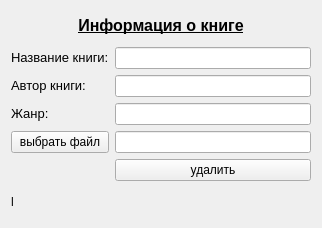
<?xml version="1.0" encoding="UTF-8"?>
<ui version="4.0">
 <class>Form</class>
 <widget class="QWidget" name="Form">
  <property name="geometry">
   <rect>
    <x>0</x>
    <y>0</y>
    <width>322</width>
    <height>228</height>
   </rect>
  </property>
  <property name="windowTitle">
   <string>Удалить из избранного</string>
  </property>
  <layout class="QGridLayout" name="gridLayout">
   <item row="0" column="0" colspan="2">
    <widget class="QLabel" name="label">
     <property name="maximumSize">
      <size>
       <width>500</width>
       <height>70</height>
      </size>
     </property>
     <property name="whatsThis">
      <string>&lt;html&gt;&lt;head/&gt;&lt;body&gt;&lt;p align=&quot;justify&quot;&gt;&lt;br/&gt;&lt;/p&gt;&lt;/body&gt;&lt;/html&gt;</string>
     </property>
     <property name="text">
      <string>&lt;html&gt;&lt;head/&gt;&lt;body&gt;&lt;p align=&quot;center&quot;&gt;&lt;span style=&quot; font-size:12pt; font-weight:600; text-decoration: underline;&quot;&gt;Информация о книге&lt;/span&gt;&lt;/p&gt;&lt;/body&gt;&lt;/html&gt;</string>
     </property>
    </widget>
   </item>
   <item row="1" column="0">
    <widget class="QLabel" name="label_2">
     <property name="text">
      <string>&lt;html&gt;&lt;head/&gt;&lt;body&gt;&lt;p&gt;&lt;span style=&quot; font-size:10pt;&quot;&gt;Название книги:&lt;/span&gt;&lt;/p&gt;&lt;/body&gt;&lt;/html&gt;</string>
     </property>
    </widget>
   </item>
   <item row="1" column="1">
    <widget class="QLineEdit" name="delbookbtn"/>
   </item>
   <item row="2" column="0">
    <widget class="QLabel" name="label_3">
     <property name="text">
      <string>&lt;html&gt;&lt;head/&gt;&lt;body&gt;&lt;p&gt;&lt;span style=&quot; font-size:10pt;&quot;&gt;Автор книги:&lt;/span&gt;&lt;/p&gt;&lt;/body&gt;&lt;/html&gt;</string>
     </property>
    </widget>
   </item>
   <item row="2" column="1">
    <widget class="QLineEdit" name="delautbtn"/>
   </item>
   <item row="3" column="0">
    <widget class="QLabel" name="label_4">
     <property name="text">
      <string>&lt;html&gt;&lt;head/&gt;&lt;body&gt;&lt;p&gt;&lt;span style=&quot; font-size:10pt;&quot;&gt;Жанр:&lt;/span&gt;&lt;/p&gt;&lt;/body&gt;&lt;/html&gt;</string>
     </property>
    </widget>
   </item>
   <item row="3" column="1">
    <widget class="QLineEdit" name="delgenrebtn"/>
   </item>
   <item row="4" column="0">
    <widget class="QPushButton" name="delselfilebtn">
     <property name="text">
      <string>выбрать файл</string>
     </property>
    </widget>
   </item>
   <item row="4" column="1">
    <widget class="QLineEdit" name="filenameedt"/>
   </item>
   <item row="5" column="1">
    <widget class="QPushButton" name="deletebtn">
     <property name="text">
      <string>удалить</string>
     </property>
    </widget>
   </item>
   <item row="6" column="0" colspan="2">
    <widget class="QLabel" name="label_6">
     <property name="text">
      <string>l</string>
     </property>
    </widget>
   </item>
  </layout>
 </widget>
 <resources/>
 <connections/>
</ui>
